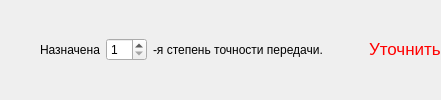
           <widget class="QFrame" name="frame_71">
            <property name="frameShape">
             <enum>QFrame::NoFrame</enum>
            </property>
            <property name="frameShadow">
             <enum>QFrame::Raised</enum>
            </property>
            <layout class="QGridLayout" name="gridLayout_144">
             <property name="leftMargin">
              <number>40</number>
             </property>
             <property name="topMargin">
              <number>0</number>
             </property>
             <property name="rightMargin">
              <number>0</number>
             </property>
             <property name="bottomMargin">
              <number>0</number>
             </property>
             <item row="0" column="0">
              <widget class="QLabel" name="label_64">
               <property name="text">
                <string>Назначена</string>
               </property>
               <property name="indent">
                <number>-1</number>
               </property>
              </widget>
             </item>
             <item row="0" column="1">
              <widget class="QSpinBox" name="spinBox_StepenTochnosti_2">
               <property name="minimum">
                <number>1</number>
               </property>
               <property name="maximum">
                <number>12</number>
               </property>
              </widget>
             </item>
             <item row="0" column="2">
              <widget class="QLabel" name="label_553">
               <property name="text">
                <string>-я степень точности передачи.</string>
               </property>
              </widget>
             </item>
             <item row="0" column="3">
              <spacer name="horizontalSpacer_147">
               <property name="orientation">
                <enum>Qt::Horizontal</enum>
               </property>
               <property name="sizeHint" stdset="0">
                <size>
                 <width>40</width>
                 <height>20</height>
                </size>
               </property>
              </spacer>
             </item>
             <item row="0" column="4">
              <widget class="QLabel" name="label_CheckStepenTochnosti_2">
               <property name="text">
                <string>&lt;!DOCTYPE HTML PUBLIC &quot;-//W3C//DTD HTML 4.0//EN&quot; &quot;http://www.w3.org/TR/REC-html40/strict.dtd&quot;&gt;
&lt;html&gt;&lt;head&gt;&lt;meta name=&quot;qrichtext&quot; content=&quot;1&quot; /&gt;&lt;style type=&quot;text/css&quot;&gt;
p, li { white-space: pre-wrap; }
&lt;/style&gt;&lt;/head&gt;&lt;body style=&quot; font-family:'Lucida Grande'; font-size:13pt; font-weight:400; font-style:normal;&quot;&gt;
&lt;p style=&quot; margin-top:0px; margin-bottom:0px; margin-left:0px; margin-right:0px; -qt-block-indent:0; text-indent:0px;&quot;&gt;&lt;span style=&quot; color:#ff0000;&quot;&gt;Уточнить&lt;/span&gt;&lt;/p&gt;&lt;/body&gt;&lt;/html&gt;</string>
               </property>
              </widget>
             </item>
            </layout>
           </widget>
